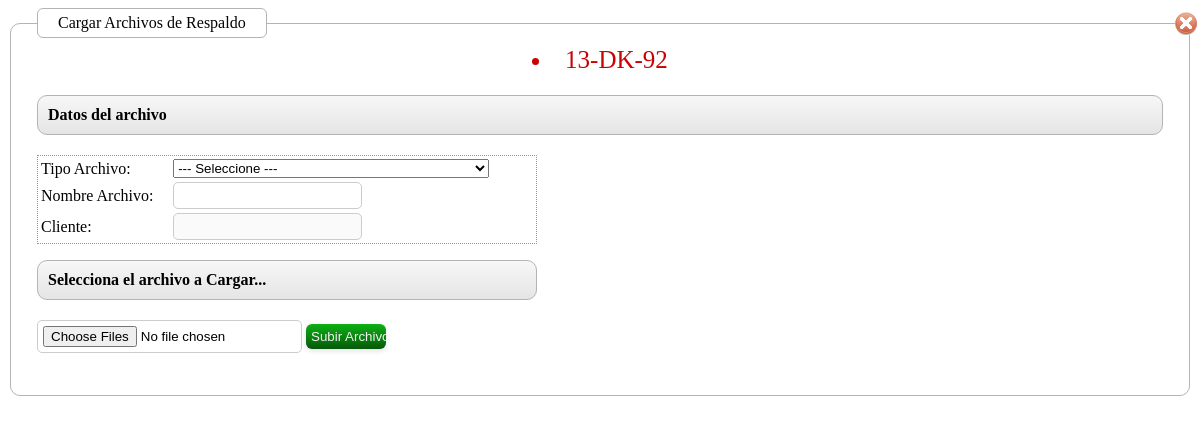
The app's page /includes/popup/archivos.php?codigo=13-DK-92, older data.
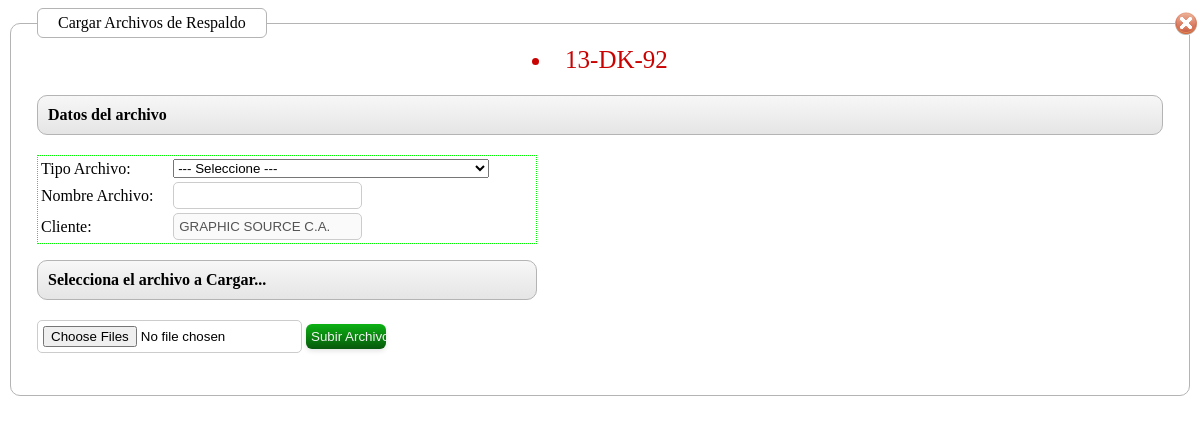
The same page, newer data.
### tables this page shows
CREATE TABLE IF NOT EXISTS `dnk_documento` (
  `id` int(10) unsigned NOT NULL AUTO_INCREMENT,
  `DNK_CLIENTE_id` int(10) unsigned NOT NULL,
  `DNK_GERENCIAS_id` int(11) NOT NULL,
  `codigo` varchar(20) DEFAULT NULL,
  `num_ref_cliente` varchar(45) DEFAULT NULL,
  `fecha` date DEFAULT NULL,
  `hora` time DEFAULT NULL,
  `proveedor` int(10) NOT NULL,
  `id_tp_carga` int(11) NOT NULL COMMENT '1: Suelta , 2: Contenedor',
  `via` varchar(3) NOT NULL,
  `DNK_TP_DOCUMENTO_id` int(11) NOT NULL,
  `ciudad_id` int(11) NOT NULL,
  `estado` int(10) unsigned DEFAULT NULL COMMENT '1: Abierto 2: Cerrado 3:Anulado',
  `usuario_id` int(11) NOT NULL,
  `fecha_fin` date NOT NULL,
  PRIMARY KEY (`id`),
  UNIQUE KEY `codigo` (`codigo`),
  KEY `DOCUMENTO_FKIndex1` (`DNK_CLIENTE_id`)
);

CREATE TABLE IF NOT EXISTS `dnk_cliente` (
  `id` int(10) unsigned NOT NULL AUTO_INCREMENT,
  `ruc` varchar(13) DEFAULT NULL,
  `nombre` varchar(255) DEFAULT NULL,
  `direccion` varchar(255) DEFAULT NULL,
  `id_tipo_cliente` tinyint(4) NOT NULL COMMENT '1: Estalales 2:Privados',
  `telefono` varchar(20) DEFAULT NULL,
  `ext` varchar(10) DEFAULT NULL,
  `web` varchar(45) DEFAULT NULL,
  `usuario` varchar(100) NOT NULL,
  `clave` varchar(60) NOT NULL,
  PRIMARY KEY (`id`)
);

### includes/database.inc.php (called while the page is built, shortened)
<?php
class database {
	var $db = null;
	function database(){
		$this->db = new mysqli(HOST_NAME, USER_NAME, USER_PASSWD, DB_NAME);
		$this->db->query("SET NAMES 'utf8'");
		return $this->db;
	}
	function query( $query ){
		$obj = $this->db->query($query);
		return $obj;
	}
}
?>

### includes/logica.inc.php (the view, shortened to what the changed rows need)
<?php
	include_once("database.inc.php");
	$dbmysql = new database();
        function tpdoc_escaneado($val){
		global $dbmysql;
		$retval = '';
                if($val==0){
                    $sql = "SELECT * FROM `dnk_tpdoc_escaneado` ORDER BY `tipo_doc_id` ASC";
                    $rows = $dbmysql->query($sql);
                    while ( $row=$rows->fetch_object() ){
                            $retval .= '<option value="'.$row->tipo_doc_id.'">'.$row->tipo_doc_desc.'</option>';
                    }
                }else{
                    $sql = "SELECT * FROM `dnk_tpdoc_escaneado` WHERE tipo_doc_id=$val";
                    $rows = $dbmysql->query($sql);
                    $row=$rows->fetch_object();
                            $retval .= '<option value="'.$row->tipo_doc_id.'" selected="selected">'.$row->tipo_doc_desc.'</option>';
                }
		return $retval;
	}

### includes/logica.inc.php (the view, shortened to what the changed rows need)
<?php
	include_once("database.inc.php");
	$dbmysql = new database();
        function tpdoc_escaneado($val){
		global $dbmysql;
		$retval = '';
                if($val==0){
                    $sql = "SELECT * FROM `dnk_tpdoc_escaneado` ORDER BY `tipo_doc_id` ASC";
                    $rows = $dbmysql->query($sql);
                    while ( $row=$rows->fetch_object() ){
                            $retval .= '<option value="'.$row->tipo_doc_id.'">'.$row->tipo_doc_desc.'</option>';
                    }
                }else{
                    $sql = "SELECT * FROM `dnk_tpdoc_escaneado` WHERE tipo_doc_id=$val";
                    $rows = $dbmysql->query($sql);
                    $row=$rows->fetch_object();
                            $retval .= '<option value="'.$row->tipo_doc_id.'" selected="selected">'.$row->tipo_doc_desc.'</option>';
                }
		return $retval;
	}

### includes/popup/archivos.php (shortened to what the changed rows need)
<?php session_start();
        include_once("../database.inc.php");
        include_once("../logica.inc.php");
	$dbmysql = new database();
        echo formulario();
?>
<?php
function formulario(){
    global $dbmysql;
    $valor_combo=0;
     $codigo_doc=$_GET['codigo'];
     $codigo_actividad=$_GET['actividad'];
     $codigo_proceso=$_GET['codigo_proceso'];
     $sql_cliente="SELECT c.ruc,c.nombre,d.`DNK_CLIENTE_id`,d.`codigo` FROM `dnk_documento`d,  `dnk_cliente` c WhERE c.id=d.`DNK_CLIENTE_id` AND `codigo`='$codigo_doc'";
                $rows = $dbmysql->query($sql_cliente);
                $row = $rows->fetch_object();
                $cliente=$row->nombre;
     $retval='<div class="fondo_archivos"><fieldset>
                    <legend>Cargar Archivos de Respaldo</legend>
                    <div id="cerrar_ventana"><a href="javascript:void(0);" title="Cerrar" onclick="popupCssHide();"><img src="images/001_05.gif"></a></div>';
            $retval .='<div id="css_codigo" align="center">
                        <li><a><input type="hidden" id="codigo_tramite"  name="codigo_tramite" value="'.$codigo_doc.'"/>'.$codigo_doc.'</a></li>
                    </div>
                    <div class="settings">
                    <form method="post" enctype="multipart/form-data"   action="upload_archivos.php" target="_self">
                         <table width="100%" border="0" style="border-color:#0F0; border-style:dotted; border-width:1px;">
                                '.tpdoc_escaneado($valor_combo).'
                            <tr>
                              <td><input type="text" name="cliente" id="cliente" disabled="disabled" value="'.$cliente.'"/></td>
                            </tr>
                          </table>
                                 <input type="hidden" name="codigo" id="codigo" value="'.$codigo_doc.'"/>
                                 <input type="hidden" name="actividad" id="actividad" value="'.$codigo_actividad.'"/>
                                 <input type="hidden" name="codigo_proceso" id="codigo_proceso" value="'.$codigo_proceso.'"/>
                        </form>
                    </div>
               </fieldset><div>';
       return $retval;
     }
?>

Row changes from the older to the newer data that the page shows:
added dnk_documento: cliente "GRAPHIC SOURCE C.A."
